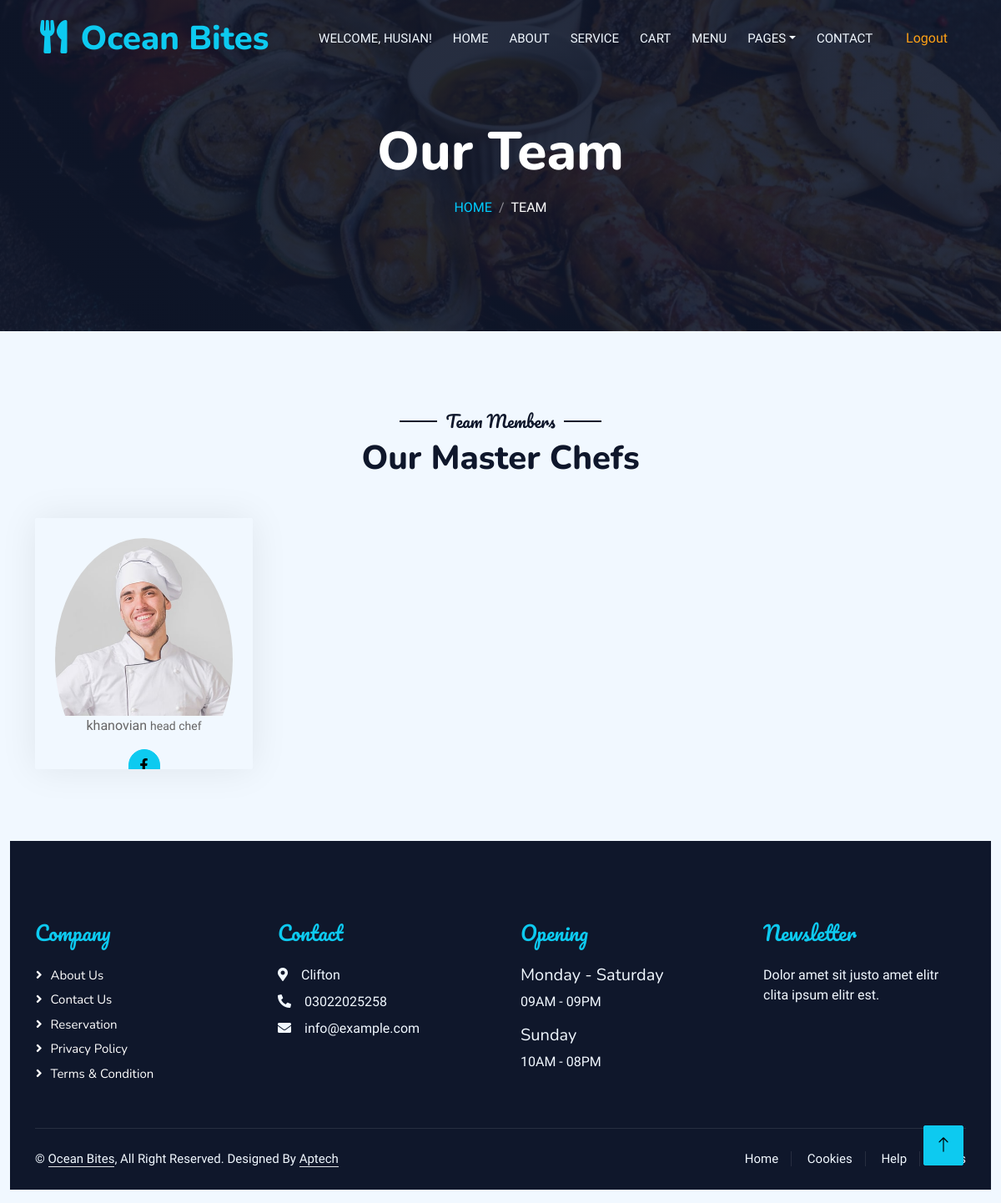
Page /team.php (signed in) on the committed database.
### tables this page shows
CREATE TABLE `user_register` (
  `id` int(11) NOT NULL,
  `username` varchar(255) NOT NULL,
  `email` varchar(255) NOT NULL,
  `password` varchar(255) NOT NULL
);

CREATE TABLE `team` (
  `chef_id` int(11) NOT NULL,
  `Chef_Name` varchar(50) NOT NULL,
  `Chef_Designation` varchar(50) NOT NULL,
  `Chef_Picture` mediumblob NOT NULL
);

### team.php (the view, shortened to what this page needs)
<?php
    require_once __DIR__ . "/database.php";
    if (isset($_SESSION["user_id"])) {
        $sql = "SELECT * FROM user_register WHERE id = {$_SESSION["user_id"]}";
        $result = $mysqli->query($sql);
        if ($result) {
            $user = $result->fetch_assoc();
        } else {
            die("Error fetching user data: " . $mysqli->error);
        }
    }
    ?>
<!DOCTYPE html>
<html lang="en">
<head>
    <link href="https://cdnjs.cloudflare.com/ajax/libs/font-awesome/5.10.0/css/all.min.css" rel="stylesheet">
    <link href="https://cdn.jsdelivr.net/npm/bootstrap-icons@1.4.1/font/bootstrap-icons.css" rel="stylesheet">
    <link href="lib/animate/animate.min.css" rel="stylesheet">
    <link href="lib/owlcarousel/assets/owl.carousel.min.css" rel="stylesheet">
    <link href="lib/tempusdominus/css/tempusdominus-bootstrap-4.min.css" rel="stylesheet" />
    <link href="css/bootstrap.min.css" rel="stylesheet">
    <link href="css/style.css" rel="stylesheet">
</head>
<body>
    <div class="container-xxl bg-white p-0">
        <div class="container-xxl position-relative p-0">
        <?php
        include 'nav.php';
?>
            <div class="container-xxl py-5 bg-dark hero-header mb-5">
                <div class="container text-center my-5 pt-5 pb-4">
                    <h1 class="display-3 text-white mb-3 animated slideInDown">Our Team</h1>
                    <nav aria-label="breadcrumb">
                        <ol class="breadcrumb justify-content-center text-uppercase">
                            <li class="breadcrumb-item"><a href="index.php">Home</a></li>
                            <li class="breadcrumb-item text-white active" aria-current="page">Team</li>
                        </ol>
                    </nav>
                </div>
            </div>
        </div>
        <div class='container-xxl pt-5 pb-3'>
            <div class='container'>
                <div class='text-center wow fadeInUp' data-wow-delay='0.1s'>
                    <h5 class='section-title ff-secondary text-center text-dark fw-normal'>Team Members</h5>
                    <h1 class='mb-5'>Our Master Chefs</h1>
                </div>
        <?php
                    include_once 'connection.php';
                    $select = "SELECT * FROM `team`";
                    $run = mysqli_query($con,$select);
                    if($run){
                        while($row = mysqli_fetch_assoc($run))
                        {
                            $chefname = $row['Chef_Name'];
                            $chefdesignation = $row['Chef_Designation'];
                            echo "
                                    <div class='row g-4' style='display:flex'>
                            <div class='col-lg-3 col-md-6 wow fadeInUp' data-wow-delay='0.1s'>
                                <div class='team-item text-center rounded overflow-hidden'>
                                    <div class='rounded-circle overflow-hidden m-4'>
                                        <img class='img-fluid' src='img/team-1.jpg' alt='>
                                    </div>
                                    <h5 class='mb-0'>$chefname</h5>
                                    <small>$chefdesignation</small>
                                    <div class='d-flex justify-content-center mt-3'>
                                        <a class='btn btn-square btn-info mx-1' href=''><i class='fab fa-facebook-f'></i></a>
                                    </div>
                                </div>
                            </div>
                                            </div>
                                            </div>
                                            ";
                                        }
                                }
                                ?>
    </div>
        <div class="container-fluid bg-dark text-light footer pt-5 mt-5 wow fadeIn" data-wow-delay="0.1s">
            <div class="container py-5">
                <div class="row g-5">
                    <div class="col-lg-3 col-md-6">
                        <h4 class="section-title ff-secondary text-start text-info fw-normal mb-4">Company</h4>
                        <a class="btn btn-link" href="about.html">About Us</a>
                        <a class="btn btn-link" href="contact.html">Contact Us</a>
                        <a class="btn btn-link" href="index.html">Reservation</a>
                        <a class="btn btn-link" href="contact.html">Privacy Policy</a>
                        <a class="btn btn-link" href="contact.html">Terms & Condition</a>
                    </div>
                    <div class="col-lg-3 col-md-6">
                        <h4 class="section-title ff-secondary text-start text-info fw-normal mb-4">Contact</h4>
                        <p class="mb-2"><i class="fa fa-map-marker-alt me-3"></i>Clifton</p>
                        <p class="mb-2"><i class="fa fa-phone-alt me-3"></i>03022025258</p>
                        <p class="mb-2"><i class="fa fa-envelope me-3"></i>info@example.com</p>
                    </div>
                    <div class="col-lg-3 col-md-6">
                        <h4 class="section-title ff-secondary text-start text-info fw-normal mb-4">Opening</h4>
                        <h5 class="text-light fw-normal">Monday - Saturday</h5>
                        <p>09AM - 09PM</p>
                        <h5 class="text-light fw-normal">Sunday</h5>
                        <p>10AM - 08PM</p>
                    </div>
                    <div class="col-lg-3 col-md-6">
                        <h4 class="section-title ff-secondary text-start text-info fw-normal mb-4">Newsletter</h4>
                        <p>Dolor amet sit justo amet elitr clita ipsum elitr est.</p>
                    </div>
                </div>
            </div>
            <div class="container">
                <div class="copyright">
                    <div class="row">
                        <div class="col-md-6 text-center text-md-start mb-3 mb-md-0">
                            &copy; <a class="border-bottom" href="#">Ocean Bites</a>, All Right Reserved.
							Designed By <a class="border-bottom" href="https://htmlcodex.com">Aptech</a>
                        </div>
                        <div class="col-md-6 text-center text-md-end">
                            <div class="footer-menu">
                                <a href="">Home</a>
                                <a href="">Cookies</a>
                                <a href="">Help</a>
                                <a href="">FQAs</a>
                            </div>
                        </div>
                    </div>
                </div>
            </div>
        </div>
        <a href="#" class="btn btn-lg btn-info btn-lg-square back-to-top"><i class="bi bi-arrow-up"></i></a>
    </div>
</body>
</html>

### nav.php (shortened to what this page needs)
<nav class="navbar navbar-expand-lg navbar-dark bg-dark px-4 px-lg-5 py-3 py-lg-0">
                <a href="index.php" class="navbar-brand p-0">
                    <h1 class="text-info m-0"><i class="fa fa-utensils me-3"></i>Ocean Bites</h1>
                </a>
                <div class="collapse navbar-collapse" id="navbarCollapse">
                    <div class="navbar-nav ms-auto py-0 pe-4">
                    <?php if (isset($_SESSION['user_id'])) { ?>
                        <li class="nav-item">
                            <span class="nav-link">Welcome, <?php echo $user['username']; ?>!</span>
                        </li>
                        <a href="index.php" class="nav-item nav-link">Home</a>
                        <a href="about.php" class="nav-item nav-link">About</a>
                        <a href="service.php" class="nav-item nav-link">Service</a>
                        <a href="cart.php" class="nav-item nav-link">Cart</a>
                        <a href="menu.php" class="nav-item nav-link">Menu</a>
                        <div class="nav-item dropdown">
                            <a href="#" class="nav-link dropdown-toggle" data-bs-toggle="dropdown">Pages</a>
                        </div>
                        <a href="contact1.php" class="nav-item nav-link">Contact</a>
                    </div>
                    <a href="logout.php" class="nav-item nav-link">Logout</a>
                </div>
                    <?php } ?>
                </div>

### css/style.css (style rules this page uses)
:root { --primary: #37c9e6; --light: #F1F8FF; --dark: #0F172B; }
.ff-secondary { font-family: 'Pacifico', cursive; }
.back-to-top { position: fixed; display: none; right: 45px; bottom: 45px; z-index: 99; }
.btn { font-family: 'Nunito', sans-serif; font-weight: 500; text-transform: uppercase; transition: .5s; }
.btn-square { width: 38px; height: 38px; }
.btn-lg-square { width: 48px; height: 48px; }
.btn-square, .btn-sm-square, .btn-lg-square { padding: 0; display: flex; align-items: center; justify-content: center; font-weight: normal; border-radius: 2px; }
.navbar-dark .navbar-nav .nav-link { position: relative; margin-left: 25px; padding: 35px 0; font-size: 15px; color: var(--light) !important; text-transform: uppercase; font-weight: 500; outline: none; transition: .5s; }
@media (min-width: 992px) { .navbar-dark { position: absolute; width: 100%; top: 0; left: 0; z-index: 999; background: transparent !important; } }
.hero-header { background: linear-gradient(rgba(15, 23, 43, .9), rgba(15, 23, 43, .9)), url(../img/bg-hero.jpg); background-position: center center; background-repeat: no-repeat; background-size: cover; }
.breadcrumb-item + .breadcrumb-item::before { color: rgba(255, 255, 255, .5); }
.section-title { position: relative; display: inline-block; }
.section-title::before { position: absolute; content: ""; width: 45px; height: 2px; top: 50%; left: -55px; margin-top: -1px; background: var(--dark); }
.section-title::after { position: absolute; content: ""; width: 45px; height: 2px; top: 50%; right: -55px; margin-top: -1px; background: var(--dark); }
.section-title.text-start::before, .section-title.text-end::after { display: none; }
.team-item { box-shadow: 0 0 45px rgba(0, 0, 0, .08); height: calc(100% - 38px); transition: .5s; }
.team-item img { transition: .5s; }
.team-item .btn { border-radius: 38px 38px 0 0; }
.footer .btn.btn-link { display: block; margin-bottom: 5px; padding: 0; text-align: left; color: #FFFFFF; font-size: 15px; font-weight: normal; text-transform: capitalize; transition: .3s; }
.footer .btn.btn-link::before { position: relative; content: "\f105"; font-family: "Font Awesome 5 Free"; font-weight: 900; margin-right: 10px; }
.footer .copyright { padding: 25px 0; font-size: 15px; border-top: 1px solid rgba(256, 256, 256, .1); }
.footer .copyright a { color: var(--light); }
.footer .footer-menu a { margin-right: 15px; padding-right: 15px; border-right: 1px solid rgba(255, 255, 255, .1); }
.footer .footer-menu a:last-child { margin-right: 0; padding-right: 0; border-right: none; }

### rows in the picture
user_register: username "HUSIAN"
team: Chef_Name "khanovian", Chef_Designation "head chef"
